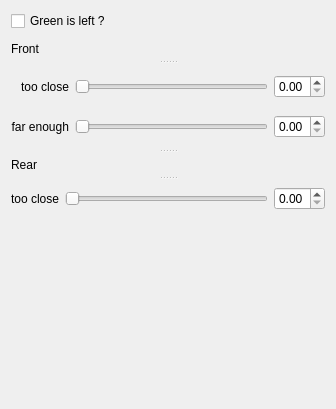
           <widget class="QWidget" name="page_4">
            <property name="geometry">
             <rect>
              <x>0</x>
              <y>0</y>
              <width>336</width>
              <height>409</height>
             </rect>
            </property>
            <attribute name="label">
             <string>Thresholds</string>
            </attribute>
            <layout class="QGridLayout" name="gridLayout_11">
             <item row="2" column="0">
              <spacer name="verticalSpacer_2">
               <property name="orientation">
                <enum>Qt::Vertical</enum>
               </property>
               <property name="sizeHint" stdset="0">
                <size>
                 <width>20</width>
                 <height>174</height>
                </size>
               </property>
              </spacer>
             </item>
             <item row="1" column="0">
              <widget class="QSplitter" name="splitter_12">
               <property name="orientation">
                <enum>Qt::Vertical</enum>
               </property>
               <widget class="QLabel" name="label_29">
                <property name="text">
                 <string>Front</string>
                </property>
               </widget>
               <widget class="QWidget" name="layoutWidget_3">
                <layout class="QGridLayout" name="gridLayout_9">
                 <item row="0" column="0">
                  <widget class="QLabel" name="label_30">
                   <property name="text">
                    <string>too close</string>
                   </property>
                   <property name="alignment">
                    <set>Qt::AlignRight|Qt::AlignTrailing|Qt::AlignVCenter</set>
                   </property>
                  </widget>
                 </item>
                 <item row="0" column="1">
                  <widget class="QSlider" name="FrontTooCloseSlider">
                   <property name="maximum">
                    <number>50</number>
                   </property>
                   <property name="orientation">
                    <enum>Qt::Horizontal</enum>
                   </property>
                  </widget>
                 </item>
                 <item row="0" column="2">
                  <widget class="QDoubleSpinBox" name="FrontTooCloseSpinBox">
                   <property name="maximum">
                    <double>0.500000000000000</double>
                   </property>
                   <property name="singleStep">
                    <double>0.010000000000000</double>
                   </property>
                  </widget>
                 </item>
                 <item row="1" column="0">
                  <widget class="QLabel" name="label_31">
                   <property name="text">
                    <string>far enough</string>
                   </property>
                   <property name="alignment">
                    <set>Qt::AlignRight|Qt::AlignTrailing|Qt::AlignVCenter</set>
                   </property>
                  </widget>
                 </item>
                 <item row="1" column="1">
                  <widget class="QSlider" name="FrontFarEnoughSlider">
                   <property name="minimum">
                    <number>0</number>
                   </property>
                   <property name="maximum">
                    <number>80</number>
                   </property>
                   <property name="orientation">
                    <enum>Qt::Horizontal</enum>
                   </property>
                  </widget>
                 </item>
                 <item row="1" column="2">
                  <widget class="QDoubleSpinBox" name="FrontFarEnoughSpinBox">
                   <property name="maximum">
                    <double>0.800000000000000</double>
                   </property>
                   <property name="singleStep">
                    <double>0.010000000000000</double>
                   </property>
                  </widget>
                 </item>
                </layout>
               </widget>
               <widget class="QLabel" name="label_33">
                <property name="text">
                 <string>Rear</string>
                </property>
               </widget>
               <widget class="QWidget" name="layoutWidget_4">
                <layout class="QGridLayout" name="gridLayout_10">
                 <item row="0" column="0">
                  <widget class="QLabel" name="label_34">
                   <property name="text">
                    <string>too close</string>
                   </property>
                   <property name="alignment">
                    <set>Qt::AlignRight|Qt::AlignTrailing|Qt::AlignVCenter</set>
                   </property>
                  </widget>
                 </item>
                 <item row="0" column="1">
                  <widget class="QSlider" name="RearTooCloseSlider">
                   <property name="maximum">
                    <number>50</number>
                   </property>
                   <property name="orientation">
                    <enum>Qt::Horizontal</enum>
                   </property>
                  </widget>
                 </item>
                 <item row="0" column="2">
                  <widget class="QDoubleSpinBox" name="RearTooCloseSpinBox">
                   <property name="maximum">
                    <double>0.500000000000000</double>
                   </property>
                   <property name="singleStep">
                    <double>0.010000000000000</double>
                   </property>
                  </widget>
                 </item>
                </layout>
               </widget>
              </widget>
             </item>
             <item row="0" column="0">
              <widget class="QCheckBox" name="GreenIsLeftCheckBox">
               <property name="text">
                <string>Green is left ?</string>
               </property>
              </widget>
             </item>
            </layout>
           </widget>
